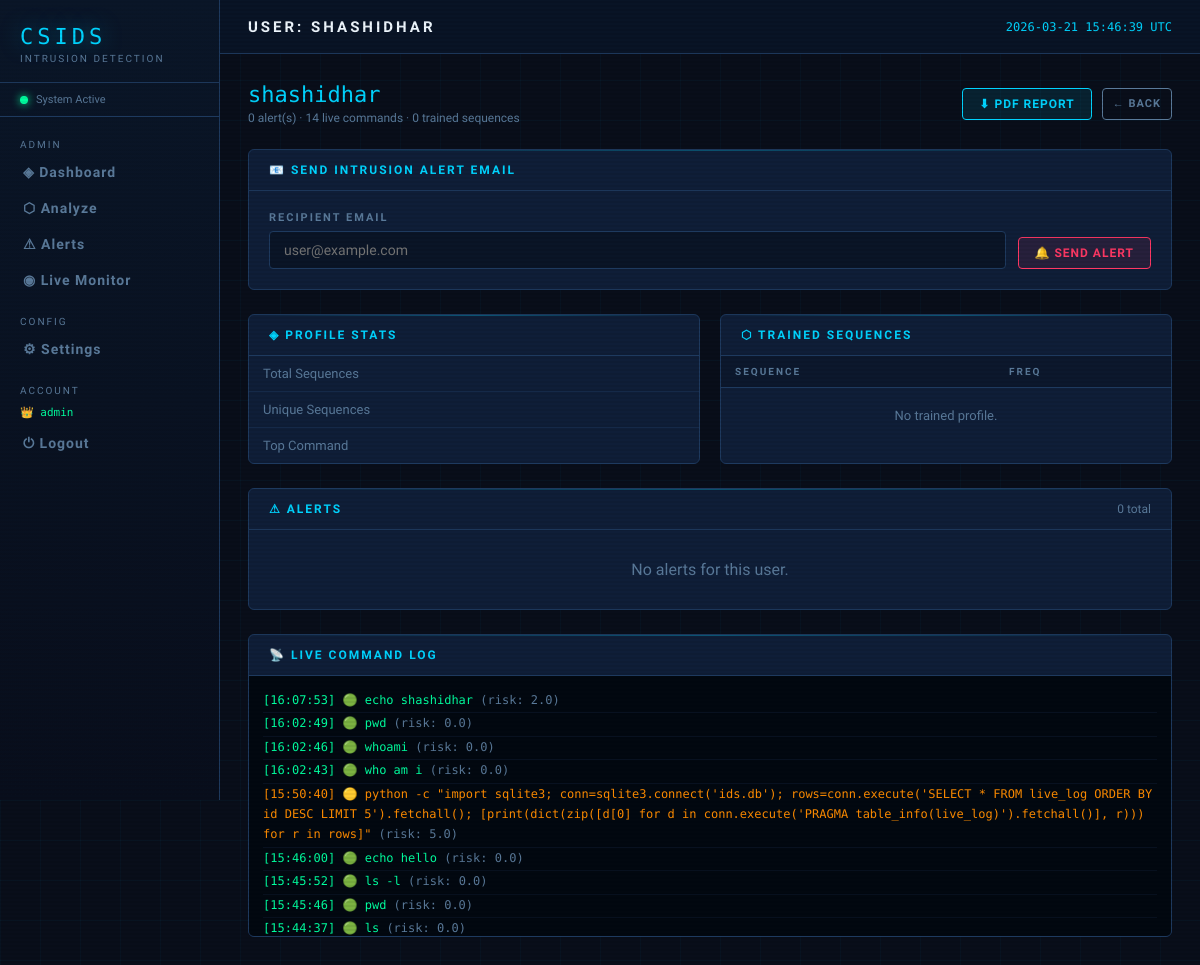
Page /admin/user/shashidhar (signed in) on the committed database.
### tables this page shows
CREATE TABLE live_log (
            id         INTEGER PRIMARY KEY AUTOINCREMENT,
            user       TEXT NOT NULL,
            command    TEXT NOT NULL,
            risk_score REAL DEFAULT 0,
            flagged    INTEGER DEFAULT 0,
            timestamp  TIMESTAMP DEFAULT CURRENT_TIMESTAMP
        );

### app.py (the view)
@app.route("/admin/user/<username>")
@admin_required
def admin_user_detail(username):
    conn = get_db()
    cur  = conn.cursor()
    cur.execute("SELECT * FROM alerts WHERE user=? ORDER BY timestamp DESC LIMIT 200", (username,))
    alerts = cur.fetchall()
    cur.execute("SELECT * FROM live_log WHERE user=? ORDER BY timestamp DESC LIMIT 200", (username,))
    commands = cur.fetchall()
    cur.execute("SELECT sequence, frequency FROM user_sequences WHERE user=? ORDER BY frequency DESC LIMIT 50", (username,))
    sequences = cur.fetchall()
    conn.close()
    stats = get_profile_stats(username)
    return render_template("admin_user_detail.html",
        username=username, alerts=alerts, commands=commands,
        sequences=sequences, stats=stats)

### app.py (called while the page is built)
@login_manager.user_loader
def load_user(user_id):
    conn = get_db()
    cur  = conn.cursor()
    cur.execute("SELECT * FROM auth_users WHERE id = ?", (user_id,))
    row = cur.fetchone()
    conn.close()
    if row:
        return User(row["id"], row["username"], row["role"], row["email"])
    return None

def admin_required(f):
    @wraps(f)
    @login_required
    def decorated(*args, **kwargs):
        if not current_user.is_admin:
            abort(403)
        return f(*args, **kwargs)
    return decorated

### database.py (called while the page is built)
def get_db():
    conn = sqlite3.connect(DB_NAME)
    conn.row_factory = sqlite3.Row
    return conn

### detector/profiler.py (called while the page is built)
def get_profile_stats(user):
    conn = get_db()
    cur = conn.cursor()
    cur.execute("""
        SELECT
            COUNT(*)        as total_sequences,
            SUM(frequency)  as total_observations,
            MAX(frequency)  as max_frequency,
            MIN(frequency)  as min_frequency,
            AVG(frequency)  as avg_frequency
        FROM user_sequences
        WHERE user = ?
    """, (user,))
    row = cur.fetchone()
    conn.close()
    return dict(row) if row else {}

### models.py (called while the page is built)
    @property
    def is_admin(self):
        return self.role == 'admin'

### templates/admin_user_detail.html (shortened to what this page needs)
{% extends "base.html" %}
{% block page_title %}User: {{ username }}{% endblock %}
{% block content %}
<div style="display:flex;align-items:center;justify-content:space-between;margin-bottom:24px;">
    <div>
        <div style="font-family:var(--mono);font-size:22px;color:var(--accent);">{{ username }}</div>
        <div style="font-size:12px;color:var(--dim);margin-top:4px;">{{ alerts|length }} alert(s) · {{ commands|length }} live commands · {{ sequences|length }} trained sequences</div>
    </div>
    <div style="display:flex;gap:10px;">
        <a href="{{ url_for('download_report', username=username) }}" class="btn btn-primary">⬇ PDF Report</a>
        <a href="{{ url_for('dashboard') }}" class="btn btn-sm" style="border-color:var(--dim);color:var(--dim);">← Back</a>
    </div>
</div>
<div class="panel mb-6">
    <div class="panel-header"><div class="panel-title">📧 Send Intrusion Alert Email</div></div>
    <div class="panel-body">
        <form method="POST" action="{{ url_for('admin_send_alert') }}" style="display:flex;gap:12px;align-items:flex-end;">
            <div class="form-group" style="flex:1;margin-bottom:0;">
                <label>Recipient Email</label>
                <input type="email" name="email" placeholder="user@example.com" required>
            </div>
            <button type="submit" class="btn btn-danger">🔔 Send Alert</button>
        </form>
    </div>
</div>
<div class="grid-2 mb-6">
    <div class="panel">
        <div class="panel-header"><div class="panel-title">◈ Profile Stats</div></div>
        <div class="panel-body" style="padding:0;">
            <table class="data-table">
                <tr><td style="color:var(--dim);">Total Sequences</td><td class="mono">{{ stats.total if stats else '—' }}</td></tr>
                <tr><td style="color:var(--dim);">Unique Sequences</td><td class="mono">{{ stats.unique if stats else '—' }}</td></tr>
                <tr><td style="color:var(--dim);">Top Command</td><td class="mono" style="color:var(--green);">{{ stats.top_cmd if stats else '—' }}</td></tr>
            </table>
        </div>
    </div>
    <div class="panel">
        <div class="panel-header"><div class="panel-title">⬡ Trained Sequences</div></div>
        <div class="panel-body" style="padding:0;max-height:200px;overflow-y:auto;">
            <table class="data-table">
                <thead><tr><th>Sequence</th><th>Freq</th></tr></thead>
                <tbody>
                {% for s in sequences %}
                <tr>
                    <td class="mono" style="font-size:11px;max-width:240px;overflow:hidden;text-overflow:ellipsis;white-space:nowrap;" title="{{ s['sequence'] }}">{{ s['sequence'] }}</td>
                    <td class="mono" style="color:var(--accent);">{{ s['frequency'] }}</td>
                </tr>
                {% else %}
                <tr><td colspan="2" style="text-align:center;color:var(--dim);padding:20px;">No trained profile.</td></tr>
                {% endfor %}
                </tbody>
            </table>
        </div>
    </div>
</div>
<div class="panel mb-6">
    <div class="panel-header">
        <div class="panel-title">⚠ Alerts</div>
        <span style="font-size:12px;color:var(--dim);">{{ alerts|length }} total</span>
    </div>
    <div class="panel-body" style="padding:0;max-height:320px;overflow-y:auto;">
        {% if alerts %}
        <table class="data-table">
            <thead><tr><th>Time</th><th>Risk</th><th>Sequence</th><th>Reason</th><th>Commands</th></tr></thead>
            <tbody>
            {% for a in alerts %}
            <tr>
                <td style="font-size:11px;color:var(--dim);white-space:nowrap;">{{ a['timestamp'][:16] }}</td>
                <td>{% set rs=a['risk_score'] %}
                    {% if rs>=6 %}<span class="badge badge-high">{{ rs }}</span>
                    {% elif rs>=3 %}<span class="badge badge-medium">{{ rs }}</span>
                    {% else %}<span class="badge badge-low">{{ rs }}</span>{% endif %}
                </td>
                <td class="mono" style="max-width:200px;overflow:hidden;text-overflow:ellipsis;white-space:nowrap;" title="{{ a['sequence'] }}">{{ a['sequence'] }}</td>
                <td style="font-size:12px;color:var(--dim);">{{ a['reason'] }}</td>
                <td>{% if a['risky_cmds'] %}{% for cmd in a['risky_cmds'].split(',') %}<span class="tag">{{ cmd }}</span>{% endfor %}{% endif %}</td>
            </tr>
            {% endfor %}
            </tbody>
        </table>
        {% else %}
        <div style="padding:30px;text-align:center;color:var(--dim);">No alerts for this user.</div>
        {% endif %}
    </div>
</div>
<div class="panel">
    <div class="panel-header"><div class="panel-title">📡 Live Command Log</div></div>
    <div style="background:#020810;max-height:260px;overflow-y:auto;padding:14px;font-family:'Share Tech Mono',monospace;font-size:12px;color:var(--green);">
        {% for c in commands %}
        <div style="line-height:1.7;border-bottom:1px solid rgba(30,58,95,0.2);padding-bottom:2px;
            {% if c['flagged'] %}color:var(--red);{% elif c['risk_score']>=3 %}color:var(--orange);{% endif %}">
            [{{ c['timestamp'][11:19] }}]
            {% if c['flagged'] %}🚨{% elif c['risk_score']>=6 %}🔴{% elif c['risk_score']>=3 %}🟡{% else %}🟢{% endif %}
            {{ c['command'] }}
            <span style="color:var(--dim);">(risk: {{ '%.1f'|format(c['risk_score']) }})</span>
        </div>
        {% else %}
        <div style="color:var(--dim);">No live commands logged yet.</div>
        {% endfor %}
    </div>
</div>
{% endblock %}

### templates/base.html (shortened to what this page needs)
<!DOCTYPE html>
<html lang="en">
<head>
</head>
<body>
<aside class="sidebar">
    <div class="logo">
        <div class="logo-text">CSIDS</div>
        <div class="logo-sub">Intrusion Detection</div>
    </div>
    <div class="sys-status">
        <div class="dot"></div> System Active
    </div>
        <nav class="nav">
            {% if current_user.is_authenticated and current_user.is_admin %}
            <div class="nav-label">Admin</div>
            <a href="{{ url_for('dashboard') }}"    class="nav-item {% if request.endpoint=='dashboard' %}active{% endif %}">◈ Dashboard</a>
            <a href="{{ url_for('analyze') }}"      class="nav-item {% if request.endpoint=='analyze' %}active{% endif %}">⬡ Analyze</a>
            <a href="{{ url_for('alerts_page') }}"  class="nav-item {% if request.endpoint=='alerts_page' %}active{% endif %}">⚠ Alerts</a>
            <a href="{{ url_for('live_monitor') }}" class="nav-item {% if request.endpoint=='live_monitor' %}active{% endif %}">◉ Live Monitor</a>
            <div class="nav-label" style="margin-top:10px;">Config</div>
            <a href="{{ url_for('settings') }}"     class="nav-item {% if request.endpoint=='settings' %}active{% endif %}">⚙ Settings</a>
            {% endif %}
            <div class="nav-label" style="margin-top:10px;">Account</div>
            {% if current_user.is_authenticated %}
            <div style="padding:6px 20px;font-size:11px;color:var(--green);font-family:var(--mono);">
                {{ '👑' if current_user.is_admin else '👤' }} {{ current_user.username }}
            </div>
            <a href="{{ url_for('auth.logout') }}" class="nav-item" style="color:var(--dim);">⏻ Logout</a>
            {% endif %}
        </nav>
</aside>
<div class="main">
    <div class="topbar">
        <div class="page-title">{% block page_title %}Dashboard{% endblock %}</div>
        <div class="topbar-right">
            <span id="clock"></span>
        </div>
    </div>
    <div class="content fade-in">
        {% block content %}{% endblock %}
    </div>
</div>
</body>
</html>

### rows in the picture
live_log: timestamp "16:07:53", command "echo shashidhar", risk_score "2.0"
live_log: timestamp "16:02:49", command "pwd", risk_score "0.0"
live_log: timestamp "16:02:46", command "whoami", risk_score "0.0"
live_log: timestamp "16:02:43", command "who am i", risk_score "0.0"
live_log: timestamp "15:50:40", command "python -c \"import sqlite3; conn=sqlite3.connect('ids.db'); rows=conn.execute('SELECT * FROM live_log ORDER BY id DESC LIMIT 5').fetchall(); [print(dict(zip([d[0] for d in conn.execute('PRAGMA table_info(live_log)').fetchall()], r))) for r in rows]\"", risk_score "5.0"
live_log: timestamp "15:46:00", command "echo hello", risk_score "0.0"
live_log: timestamp "15:45:52", command "ls -l", risk_score "0.0"
live_log: timestamp "15:45:46", command "pwd", risk_score "0.0"
live_log: timestamp "15:44:37", command "ls", risk_score "0.0"

### other values in the picture
{{ '👑' if current_user.is_admin else '👤' }} "👑"
{{ current_user.username }} "admin"
{{ username }} "SHASHIDHAR"
{{ username }} "shashidhar"
{{ alerts|length }} "0"
{{ commands|length }} "14"
{{ sequences|length }} "0"
